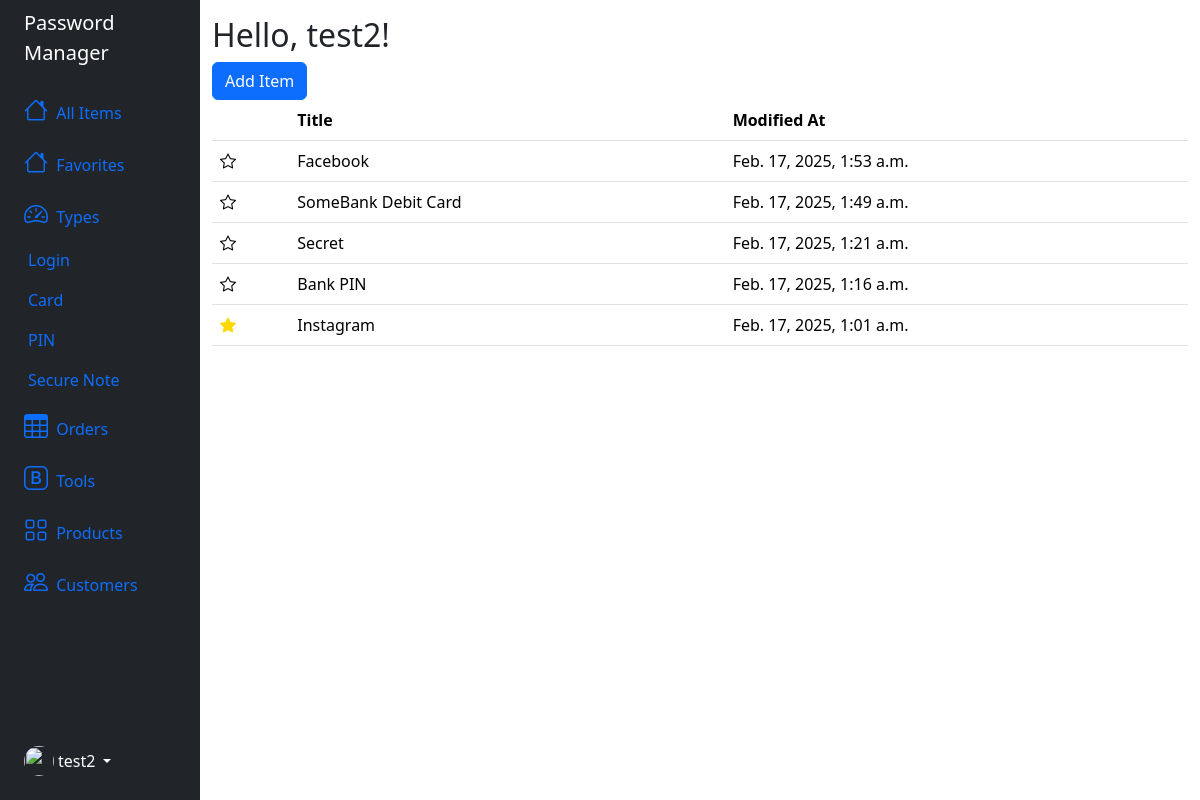
The page / (signed in) on the database its author committed.
### password_manager/models.py (models this page shows)
class User(AbstractUser):
    salt = models.BinaryField(null=True)

class CommonInfo(models.Model):
    user = models.ForeignKey(User, on_delete=models.CASCADE)
    name = models.CharField(max_length=100)
    modified_at = models.DateTimeField(auto_now=True)
    created_at = models.DateTimeField(auto_now_add=True)
    is_favorited = models.BooleanField(default=False)
    class Meta:
        abstract = True

class Login(CommonInfo):
    id = models.UUIDField(primary_key=True, default=uuid.uuid4, editable=False)
    username = models.CharField(max_length=100)
    password = models.CharField(max_length=100)
    website = models.URLField(null=True, blank=True)
    note = models.TextField(blank=True)
    password_nonce = models.CharField(max_length=24, default="")
    password_tag = models.CharField(max_length=24, default="")

class Card(CommonInfo):
    id = models.UUIDField(primary_key=True, default=uuid.uuid4, editable=False)
    cardholder = models.CharField(max_length=100)
    number = models.CharField(max_length=19)
    expiration_date = models.DateField()
    cvv = models.CharField(max_length=4)
    number_nonce = models.CharField(max_length=24, default="")
    number_tag = models.CharField(max_length=24, default="")
    cvv_nonce = models.CharField(max_length=24, default="")
    cvv_tag = models.CharField(max_length=24, default="")

class SecureNote(CommonInfo):
    id = models.UUIDField(primary_key=True, default=uuid.uuid4, editable=False)
    notes = models.TextField()
    notes_nonce = models.CharField(max_length=24, default="")
    notes_tag = models.CharField(max_length=24, default="")

class PIN(CommonInfo):
    id = models.UUIDField(primary_key=True, default=uuid.uuid4, editable=False)
    code = models.CharField(max_length=6)
    note = models.TextField(blank=True)
    code_nonce = models.CharField(max_length=24, default="")
    code_tag = models.CharField(max_length=24, default="")

### password_manager/views.py (the view)
# urls.py: path("", views.index, name="index"),
@login_required(login_url="/login")
def index(request):
    user_id = request.user.id
    login = Login.objects.filter(user_id=user_id)
    card = Card.objects.filter(user_id=user_id)
    pin = PIN.objects.filter(user_id=user_id)
    secure_note = SecureNote.objects.filter(user_id=user_id)
    credentials_list = list(chain(login, card, pin, secure_note))
    credentials = sorted(credentials_list, key=lambda credential:credential.modified_at, reverse=True)
    return render(request, "password_manager/index.html", {
        "credentials": credentials
    })

### password_manager/templates/password_manager/index.html (shortened to what this page needs)
{% extends "password_manager/layout.html" %}
{% load static %}
{% block body %}
    <h2>Hello, {{ user.username }}!</h2>
    <button type="button" class="btn btn-primary" data-bs-toggle="modal" data-bs-target="#exampleModal">
        Add Item
    </button>
    <table class="table table-hover">
        <thead>
          <tr>
            <th scope="col"></th>
            <th scope="col">Title</th>
            <th scope="col">Modified At</th>
          </tr>
        </thead>
        <tbody>
          {% for credential in credentials %}
            {% if credential.password %}
                <tr class=table-row data-bs-toggle="offcanvas" data-type="login" data-uuid="{{ credential.id }}" href="#offcanvasScrolling" aria-controls="offcanvasScrolling">
                    {% if credential.is_favorited %}
                        <td><button class="favorite-btn"><i class="bi bi-star-fill favorite"></i></button></td>
                    {% else %}
                        <td><button class="favorite-btn"><i class="bi bi-star"></i></button></td>
                    {% endif %}
                    <td>{{ credential.name }}</td>
                    <td>{{ credential.modified_at }}</td>
                </tr>
            {% elif credential.number %}
                <tr class=table-row data-bs-toggle="offcanvas" data-type="card" data-uuid="{{ credential.id }}" href="#offcanvasScrolling" aria-controls="offcanvasScrolling">
                    {% if credential.is_favorited %}
                        <td><button class="favorite-btn"><i class="bi bi-star-fill favorite"></i></button></td>
                    {% else %}
                        <td><button class="favorite-btn"><i class="bi bi-star"></i></button></td>
                    {% endif %}
                    <td>{{ credential.name }}</td>
                    <td>{{ credential.modified_at }}</td>
                </tr>
            {% elif credential.code %}
                <tr class=table-row data-bs-toggle="offcanvas" data-type="pin" data-uuid="{{ credential.id }}" href="#offcanvasScrolling" aria-controls="offcanvasScrolling">
                    {% if credential.is_favorited %}
                        <td><button class="favorite-btn"><i class="bi bi-star-fill favorite"></i></button></td>
                    {% else %}
                        <td><button class="favorite-btn"><i class="bi bi-star"></i></button></td>
                    {% endif %}
                    <td>{{ credential.name }}</td>
                    <td>{{ credential.modified_at }}</td>
                </tr>
            {% else %}
                <tr class=table-row data-bs-toggle="offcanvas" data-type="secure-note" data-uuid="{{ credential.id }}" href="#offcanvasScrolling" aria-controls="offcanvasScrolling">
                    {% if credential.is_favorited %}
                        <td><button class="favorite-btn"><i class="bi bi-star-fill favorite"></i></button></td>
                    {% else %}
                        <td><button class="favorite-btn"><i class="bi bi-star"></i></button></td>
                    {% endif %}
                    <td>{{ credential.name }}</td>
                    <td>{{ credential.modified_at }}</td>
                </tr>
            {% endif %}
          {% endfor %}
        </tbody>
      </table>
{% endblock %}

### password_manager/templates/password_manager/layout.html (shortened to what this page needs)
{% load static %}
<!DOCTYPE html>
<html lang="en">
<head>
    <link href="https://cdn.jsdelivr.net/npm/bootstrap@5.3.3/dist/css/bootstrap.min.css" rel="stylesheet">
    <link href="https://cdn.jsdelivr.net/npm/bootstrap-icons@1.11.3/font/bootstrap-icons.min.css" rel="stylesheet">
    <link href="{% static 'password_manager/styles.css' %}" rel="stylesheet">
</head>
<body>
    <div class="container-fluid">
        <div class="row flex-nowrap">
            <div class="col-auto col-md-3 col-xl-2 px-sm-2 px-0 bg-dark">
                <div class="d-flex flex-column align-items-center align-items-sm-start px-3 pt-2 text-white min-vh-100">
                    <a href="{% url 'index' %}"
                        class="d-flex align-items-center pb-3 mb-md-0 me-md-auto text-white text-decoration-none">
                        <span class="fs-5 d-none d-sm-inline">Password Manager</span>
                    </a>
                    <ul class="nav nav-pills flex-column mb-sm-auto mb-0 align-items-center align-items-sm-start"
                        id="menu">
                        {% if user.is_authenticated %}
                        <li class="nav-item">
                            <a href="{% url 'index' %}" class="nav-link align-middle px-0">
                                <i class="fs-4 bi-house"></i> <span class="ms-1 d-none d-sm-inline">All Items</span>
                            </a>
                        </li>
                        <li class="nav-item">
                            <a href="{% url 'favorites' %}" class="nav-link align-middle px-0">
                                <i class="fs-4 bi-house"></i> <span class="ms-1 d-none d-sm-inline">Favorites</span>
                            </a>
                        </li>
                        <li>
                            <a href="#submenu1" data-bs-toggle="collapse" class="nav-link px-0 align-middle">
                                <i class="fs-4 bi-speedometer2"></i> <span
                                    class="ms-1 d-none d-sm-inline">Types</span> </a>
                            <ul class="collapse show nav flex-column ms-1" id="submenu1" data-bs-parent="#menu">
                                <li class="w-100">
                                    <a href="{% url 'type' 'login' %}" class="nav-link px-0"> <span class="d-none d-sm-inline">Login</span>
                                    </a>
                                </li>
                                <li>
                                    <a href="{% url 'type' 'card' %}" class="nav-link px-0"> <span class="d-none d-sm-inline">Card</span>
                                    </a>
                                </li>
                                <li>
                                    <a href="{% url 'type' 'pin' %}" class="nav-link px-0"> <span class="d-none d-sm-inline">PIN</span>
                                    </a>
                                </li>
                                <li>
                                    <a href="{% url 'type' 'secure-note' %}" class="nav-link px-0"> <span class="d-none d-sm-inline">Secure Note</span>
                                    </a>
                                </li>
                            </ul>
                        </li>
                        <li>
                            <a href="#" class="nav-link px-0 align-middle">
                                <i class="fs-4 bi-table"></i> <span class="ms-1 d-none d-sm-inline">Orders</span></a>
                        </li>
                        <li>
                            <a href="#submenu2" data-bs-toggle="collapse" class="nav-link px-0 align-middle ">
                                <i class="fs-4 bi-bootstrap"></i> <span
                                    class="ms-1 d-none d-sm-inline">Tools</span></a>
                        </li>
                        <li>
                            <a href="#submenu3" data-bs-toggle="collapse" class="nav-link px-0 align-middle">
                                <i class="fs-4 bi-grid"></i> <span class="ms-1 d-none d-sm-inline">Products</span> </a>
                        </li>
                        <li>
                            <a href="#" class="nav-link px-0 align-middle">
                                <i class="fs-4 bi-people"></i> <span class="ms-1 d-none d-sm-inline">Customers</span>
                            </a>
                        </li>
                        {% endif %}
                    </ul>
                    {% if user.is_authenticated %}
                    <div class="dropdown pb-4">
                        <a href="#" class="d-flex align-items-center text-white text-decoration-none dropdown-toggle"
                            id="dropdownUser1" data-bs-toggle="dropdown" aria-expanded="false">
                            <img src="" alt="" width="30" height="30"
                                class="rounded-circle">
                            <span class="d-none d-sm-inline mx-1">{{ user.username }}</span>
                        </a>
                    </div>
                    {% endif %}
                </div>
            </div>
            <div class="col py-3">
                <div>
                    {% block body %}
                    {% endblock %}
                </div>
            </div>
        </div>
    </div>
</body>
</html>

### password_manager/static/password_manager/styles.css (style rules this page uses)
.table-row td:not(:first-child) { cursor: pointer; }
.favorite-btn { border: none; background: none; padding: 0px; margin: 0px; }
.favorite { color: #FFD700; }

### rows shown on the page
User: username "test2"
Login: is_favorited False (drawn), name "Facebook", modified_at "Feb. 17, 2025, 1:53 a.m."
Card: is_favorited False (drawn), name "SomeBank Debit Card", modified_at "Feb. 17, 2025, 1:49 a.m."
SecureNote: is_favorited False (drawn), name "Secret", modified_at "Feb. 17, 2025, 1:21 a.m."
PIN: is_favorited False (drawn), name "Bank PIN", modified_at "Feb. 17, 2025, 1:16 a.m."
Login: is_favorited True (drawn), name "Instagram", modified_at "Feb. 17, 2025, 1:01 a.m."
